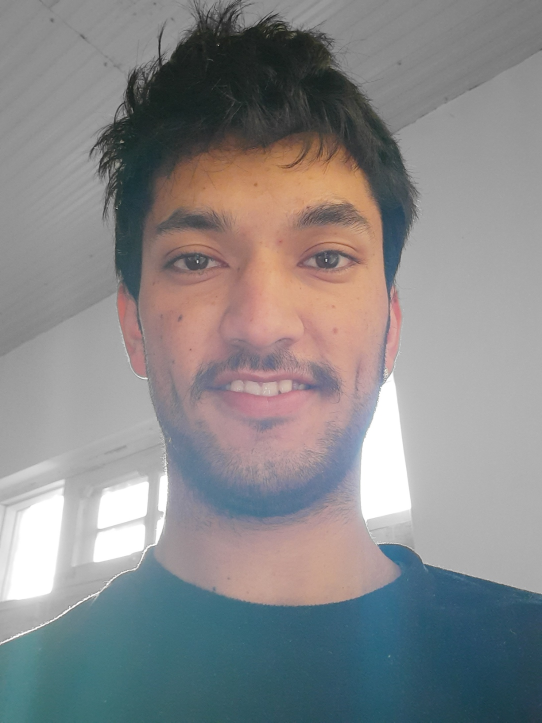
#> input picture RealPeople/Aditya/20220110_080130.JPG, 1084 x 1445 px, found by its file name (shown at 1/2 size); its folder holds only this picture in this run
$ python train_age_gender.py
#> lines starting #> are read from the running program, lines starting #| are printed output that depends on the picture
import os
import cv2
import cv2.data
import numpy as np

face_detector = cv2.CascadeClassifier(cv2.data.haarcascades + 'haarcascade_frontalface_default.xml')

RealPeople = ['Aditya'] # Replace with actual names

#Location of your folder
path = r"C:\Users\adity\OneDrive\Desktop\FaceRec\RealPeople"

labels = []
features = []

for person_name in RealPeople:
    person_images_path = os.path.join(path, person_name)
    label = RealPeople.index(person_name)

    for img_name in os.listdir(person_images_path):
        img_path = os.path.join(person_images_path, img_name)

        try:
            im_cv = cv2.imread(img_path)
#> im_cv is the input picture: shape (1445, 1084, 3); mean B, G, R 137.2, 136.1, 136
            gray_scale = cv2.cvtColor(im_cv, cv2.COLOR_BGR2GRAY)
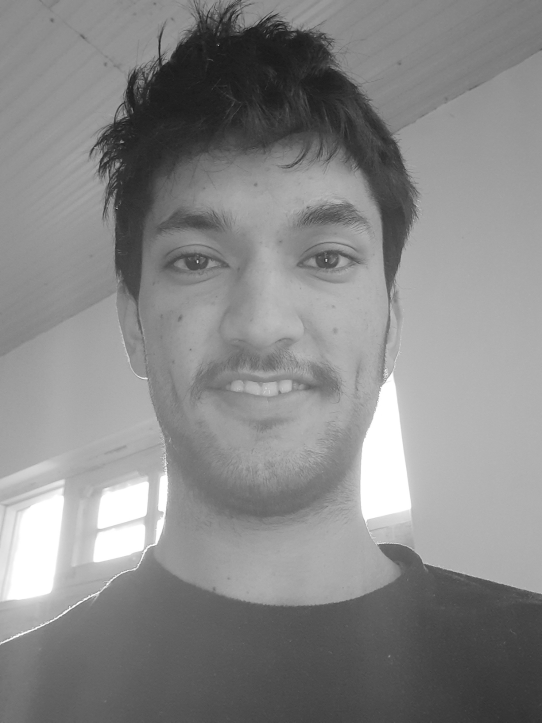
#> gray_scale: shape (1445, 1084) (shown at 1/2 size); min 10, max 255, mean 136.2

            roi = face_detector.detectMultiScale(gray_scale, 1.4, 3)
#> roi = [[179, 255, 694, 694]]

            for x, y, w, h in roi:
                face_roi = gray_scale[y:y + h, x:x + w]
                face_resized = cv2.resize(face_roi, (100, 100))
                features.append(face_resized)
                labels.append(label)
#> this loop made 1 pass
#> pass 1, `face_roi = gray_scale[y:y + h, x:x + w]`:
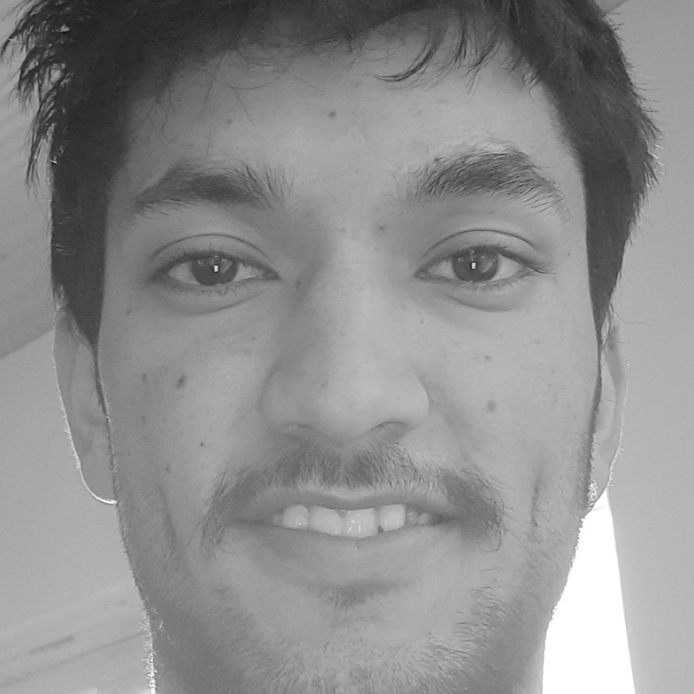
#> face_roi: shape (694, 694); min 11, max 255, mean 141.5
#> after the loop, features = 1 item; labels = [0]
        except Exception as e:
            print(f"Error reading or processing image: {img_path} - {e}")

numpy_features = np.array(features, dtype='uint8')
label_array = np.array(labels, dtype='int')
#> label_array = [0]

make_model = cv2.face.LBPHFaceRecognizer_create()

make_model.train(numpy_features, label_array)

make_model.save("face_recogonizer.yml")
print("Model Trained")

$ run again, on RealPeople/Aditya/20220110_173751.JPG
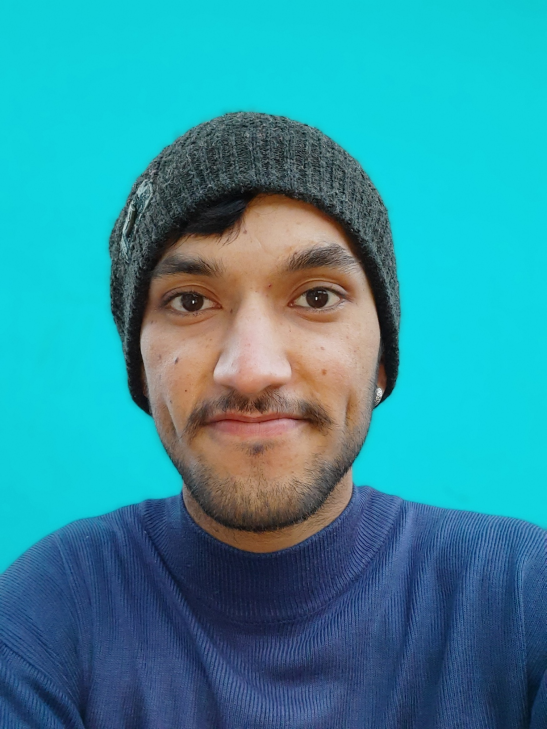
#> input picture RealPeople/Aditya/20220110_173751.JPG, 1093 x 1458 px, found by its file name (shown at 1/2 size)
#> im_cv is the input picture: shape (1458, 1093, 3); mean B, G, R 158.7, 144.2, 49.2
#> `gray_scale = cv2.cvtColor(im_cv, cv2.COLOR_BGR2GRAY)`:
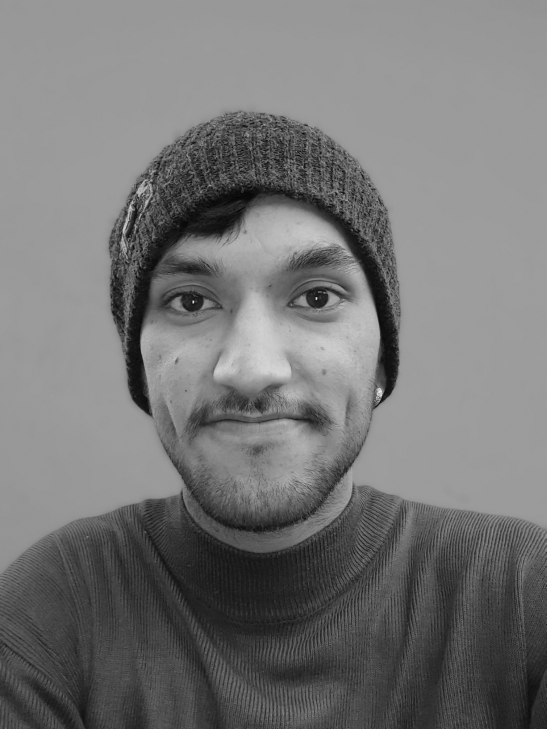
#> gray_scale: shape (1458, 1093) (shown at 1/2 size); min 1, max 250, mean 117.5
#> roi = [[163, 325, 694, 694]]
#> the loop `for x, y, w, h in roi:` made 1 pass
#> pass 1, `face_resized = cv2.resize(face_roi, (100, 100))`:
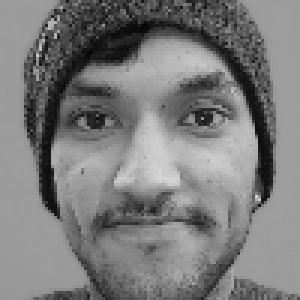
#> face_resized: shape (100, 100) (shown 3 times larger); min 5, max 212, mean 123.4
#> after the loop `for x, y, w, h in roi:`: features = 1 item; labels = [0]
